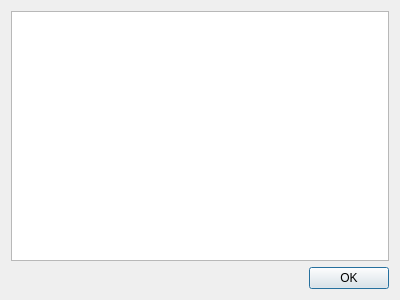
<?xml version="1.0" encoding="UTF-8"?>
<ui version="4.0">
 <class>DialogDIESignaturesElapsed</class>
 <widget class="QDialog" name="DialogDIESignaturesElapsed">
  <property name="windowModality">
   <enum>Qt::ApplicationModal</enum>
  </property>
  <property name="geometry">
   <rect>
    <x>0</x>
    <y>0</y>
    <width>400</width>
    <height>300</height>
   </rect>
  </property>
  <property name="windowTitle">
   <string>Elapsed</string>
  </property>
  <property name="modal">
   <bool>true</bool>
  </property>
  <layout class="QVBoxLayout" name="verticalLayout">
   <item>
    <widget class="QTableWidget" name="tableWidgetResult">
     <property name="editTriggers">
      <set>QAbstractItemView::NoEditTriggers</set>
     </property>
     <property name="selectionMode">
      <enum>QAbstractItemView::SingleSelection</enum>
     </property>
     <property name="selectionBehavior">
      <enum>QAbstractItemView::SelectRows</enum>
     </property>
     <property name="sortingEnabled">
      <bool>true</bool>
     </property>
     <attribute name="verticalHeaderVisible">
      <bool>false</bool>
     </attribute>
     <attribute name="verticalHeaderMinimumSectionSize">
      <number>20</number>
     </attribute>
     <attribute name="verticalHeaderDefaultSectionSize">
      <number>20</number>
     </attribute>
    </widget>
   </item>
   <item>
    <layout class="QHBoxLayout" name="horizontalLayout">
     <item>
      <spacer name="horizontalSpacer">
       <property name="orientation">
        <enum>Qt::Horizontal</enum>
       </property>
       <property name="sizeHint" stdset="0">
        <size>
         <width>40</width>
         <height>20</height>
        </size>
       </property>
      </spacer>
     </item>
     <item>
      <widget class="QPushButton" name="pushButtonOK">
       <property name="text">
        <string>OK</string>
       </property>
      </widget>
     </item>
    </layout>
   </item>
  </layout>
 </widget>
 <resources/>
 <connections/>
</ui>
